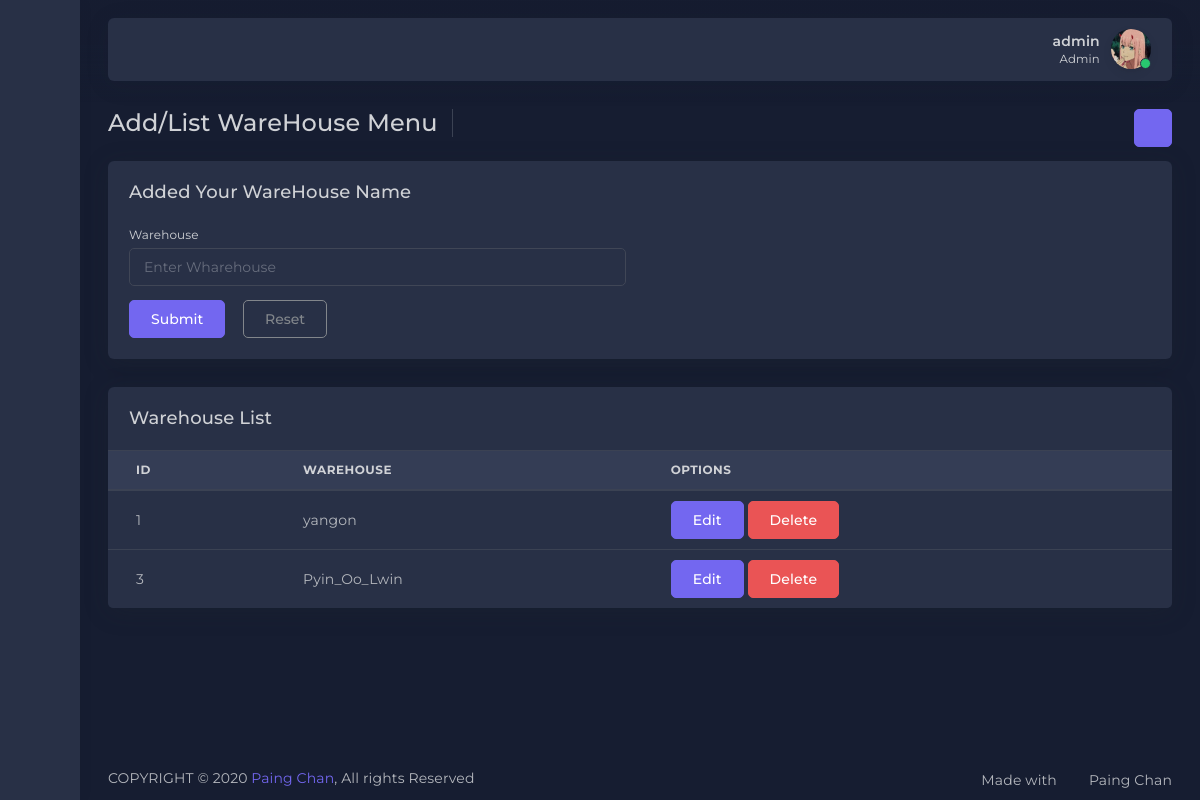
/admin/add_warehouse.php (signed in), run on the app's committed database.
### tables this page shows
CREATE TABLE `warehouse` (
  `id` int(11) NOT NULL,
  `warehouse` varchar(255) NOT NULL
);

### admin/function/functions.php (called while the page is built, shortened)
<?php
function view_warehouse()
{
    global $con;
    $sql = "SELECT * FROM warehouse";
    return mysqli_query($con,$sql);
}
?>

### admin/add_warehouse.php (the view, shortened to what this page needs)
<?php require_once 'inc/header.php'; ?>
<?php
require_once 'inc/nav.php';
$value = view_warehouse();
?>
    <div class="app-content content ">
        <div class="content-wrapper">
            <div class="content-header row">
                <div class="content-header-left col-md-9 col-12 mb-2">
                    <div class="row breadcrumbs-top">
                        <div class="col-12">
                            <h2 class="content-header-title float-left mb-0">Add/List WareHouse Menu</h2>
                        </div>
                    </div>
                </div>
                <div class="content-header-right text-md-right col-md-3 col-12 d-md-block d-none">
                    <div class="form-group breadcrumb-right">
                        <div class="dropdown">
                            <button class="btn-icon btn btn-primary btn-round btn-sm dropdown-toggle" type="button" data-toggle="dropdown" aria-haspopup="true" aria-expanded="false"><i data-feather="grid"></i></button>
                        </div>
                    </div>
                </div>
            </div>
            <div class="content-body">
                <section id="multiple-column-form">
                    <div class="row">
                        <div class="col-12">
                            <div class="card">
                                <div class="card-header">
                                    <h4 class="card-title">Added Your WareHouse Name</h4>
                                </div>
                                <div class="card-body">
                                    <form class="form" method="post" novalidate="novalidate" >
                                        <div class="row">
                                            <div class="col-md-6 col-12">
                                                <div class="form-group">
                                                    <label for="first-name-column">Warehouse</label>
                                                    <input type="text" id="first-name-column" class="form-control" placeholder="Enter Wharehouse" name="warehouse" />
                                                </div>
                                            </div>
                                            <div class="col-12">
                                                <button name="cat_btn" class="btn btn-primary mr-1">Submit</button>
                                                <button type="reset" class="btn btn-outline-secondary">Reset</button>
                                            </div>
                                        </div>
                                    </form>
                                </div>
                            </div>
                        </div>
                    </div>
                </section>
     <div class="row" id="basic-table">
                    <div class="col-12">
                        <div class="card">
                            <div class="card-header">
                                <h4 class="card-title">Warehouse List</h4>
                            </div>
                            <div class="table-responsive">
                                <table class="table">
                                    <thead>
                                        <tr>
                                            <th>ID</th>
                                            <th>WareHouse</th>
                                            <th>Options</th>
                                        </tr>
                                    </thead>
                                    <tbody>
                                    <?php
                                while($row = mysqli_fetch_assoc($value))
                            {
                                ?>
<tr>
                            <td><?php echo $row['id']; ?></td>
                            <td><?php echo $row['warehouse']; ?></td>
                            <td>
                                                <a href="edit_warehouse.php?id=<?php echo $row['id'] ?>" class="btn btn-primary">Edit</a>
                                                <a href="del_warehouse.php?id=<?php echo $row['id'] ?>" class="btn btn-danger">Delete</a>
                            </td>
                                                </tr>
                            <?php
                        }
                        ?>
                                    </tbody>
                                </table>
                            </div>
                        </div>
                    </div>
                </div>
            </div>
        </div>
    </div>
    <?php require_once 'inc/footer.php'; ?>

### admin/app-assets/css/core/menu/menu-types/vertical-menu.css (style rules this page uses)
.vertical-layout.vertical-menu-modern.menu-collapsed .app-content, .vertical-layout.vertical-menu-modern.menu-collapsed .footer { margin-left : 80px; }

### data on the page
warehouse: id "1", warehouse "yangon"
warehouse: id "3", warehouse "Pyin_Oo_Lwin"

### other printed values
$_SESSION['admin_name'] "admin"
